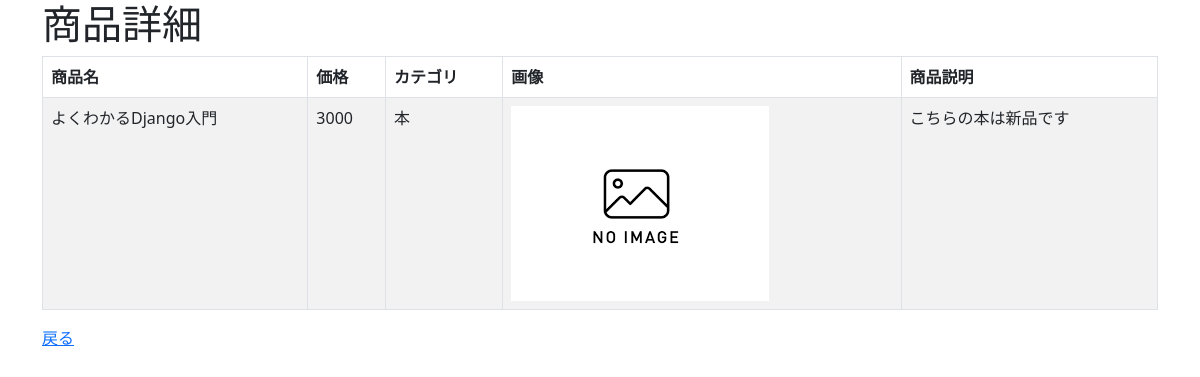
The app's page /crud/detail/1 with its own data.
### crud/models.py (models this page shows, shortened)
class Product(models.Model):
    name = models.CharField(max_length=200)
    price = models.PositiveIntegerField()
    category = models.ForeignKey(Category, on_delete=models.CASCADE)
    img = models.ImageField(blank=True, default='noImage.png')
    explain = models.TextField(blank=True, null=True)

class Category(models.Model):
    name = models.CharField(max_length=200)
    def __str__(self):
        return self.name

### crud/views.py (the view)
# urls.py: path('crud/detail/<int:pk>', views.ProductDetailView.as_view(), name="detail"),
class ProductDetailView(DetailView):
    model = Product

### crud/templates/crud/product_detail.html (shortened to what this page needs)
{% extends "base.html" %}
{% block content %}
<h1>商品詳細</h1>
<table class="table table-striped table-hover table-bordered">
    <thead>
        <tr>
            <th>商品名</th>
            <th>価格</th>
            <th>カテゴリ</th>
            <th>画像</th>
            <th>商品説明</th>
        </tr>
    </thead>
    <tr>
        <td>{{ object.name }}</td>
        <td>{{ object.price }}</td>
        <td>{{ product.category }}</td>
        <td><img src="{{ product.img.url }}" style="width:100px height:auto;"></td>
        <td>{{ product.explain }}</td>
    </tr>
</table>
<a href="{% url 'list' %}">戻る</a>
{% endblock %}

### records on screen
Product: name "よくわかるDjango入門", price "3000", category "本", img (placeholder picture), explain "こちらの本は新品です"
